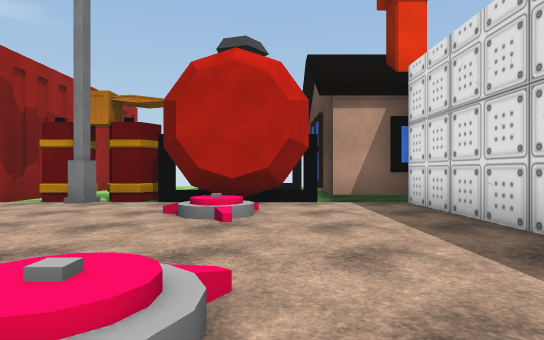
View 1 (above)

12 first-person views from a walk through a Unity game level. The camera is 1.2 m above the floor, looks level and sees 75° across. The floor is counted in squares, 2 m on a side. Each view is taken from the middle of a square. On the plan, view 1 faces up. The plan holds only what a view shows up to about 10 squares ahead; the rest is blank. Some surface patterns are stand-ins.

View 2
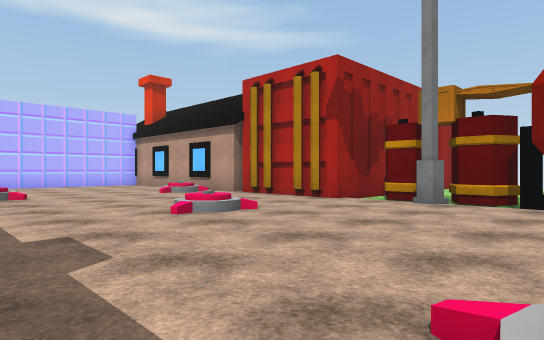

View 3
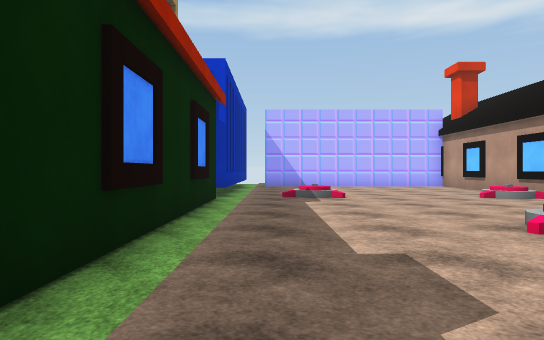

View 4
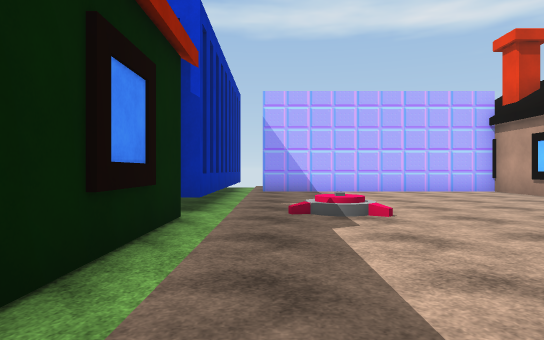

View 5
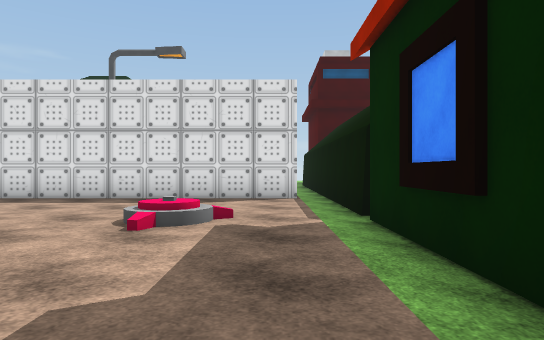

View 6
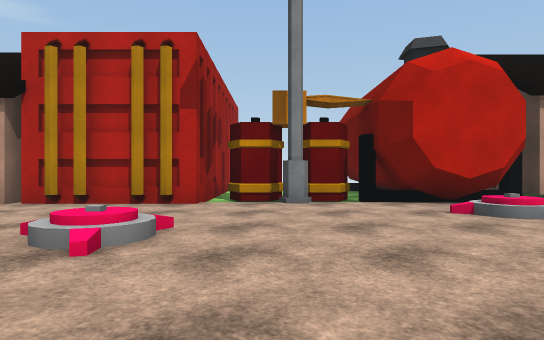

View 7
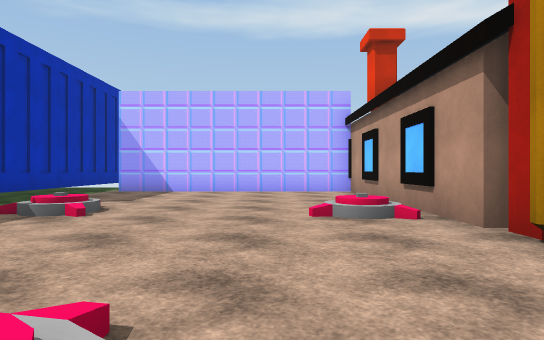

View 8
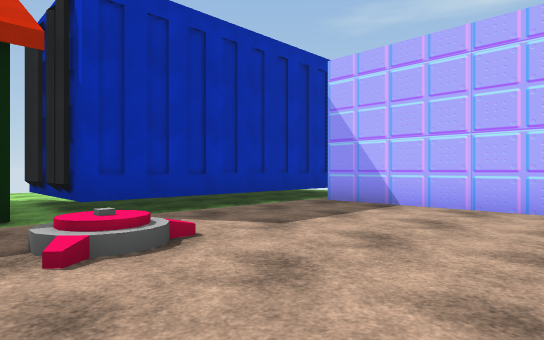

View 9
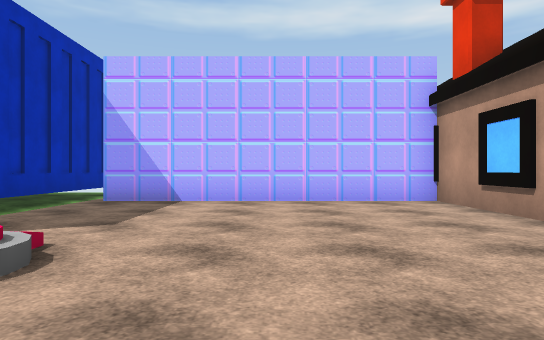

View 10
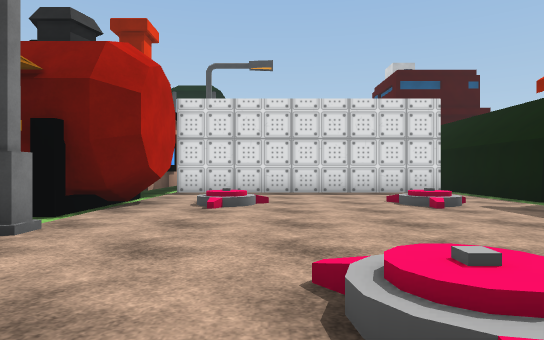

View 11
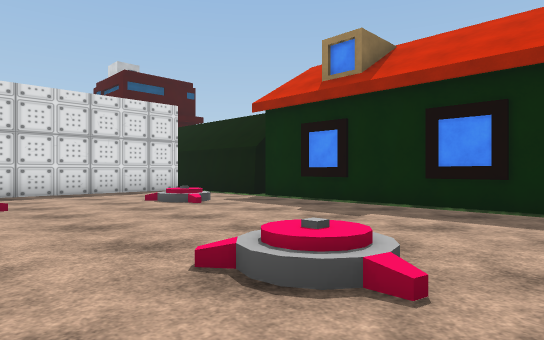

View 12
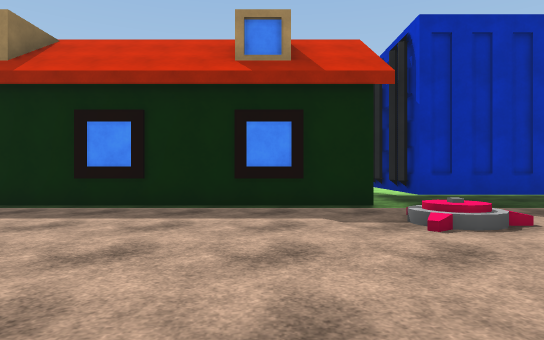

### Floor plan
Key: @ floor where view 1 was taken; # wall or solid block; . floor; B barrel; O other object.
Columns run from 17 left of view 1 to 5 right of it. Each row starts with its distance up from view 1.
 10            #..  #
  9            #.. .###
  8            ##BB.###
  7   ##########.########
  6   #.............##..#
  5   #....O........O...#
  4   #.................#
  3   #........O........#
  2   #.................#
  1   #....O........O...#
  0   #..............@..#
 -1  ...............#######
 -2 #######.##########
 -3       ###
 -4       ##
 -5       ..

Where each view was taken, in squares from view 1:
view 1: 0 up, 0 right, facing up
view 2: 0 up, 1 left, facing up-left
view 3: 0 up, 2 left, facing left
view 4: 0 up, 5 left, facing left
view 5: 0 up, 5 left, facing right
view 6: 0 up, 4 left, facing up
view 7: 4 up, 5 left, facing left
view 8: 4 up, 9 left, facing down-left
view 9: 3 up, 8 left, facing left
view 10: 4 up, 7 left, facing right
view 11: 5 up, 7 left, facing down-right
view 12: 5 up, 8 left, facing down
